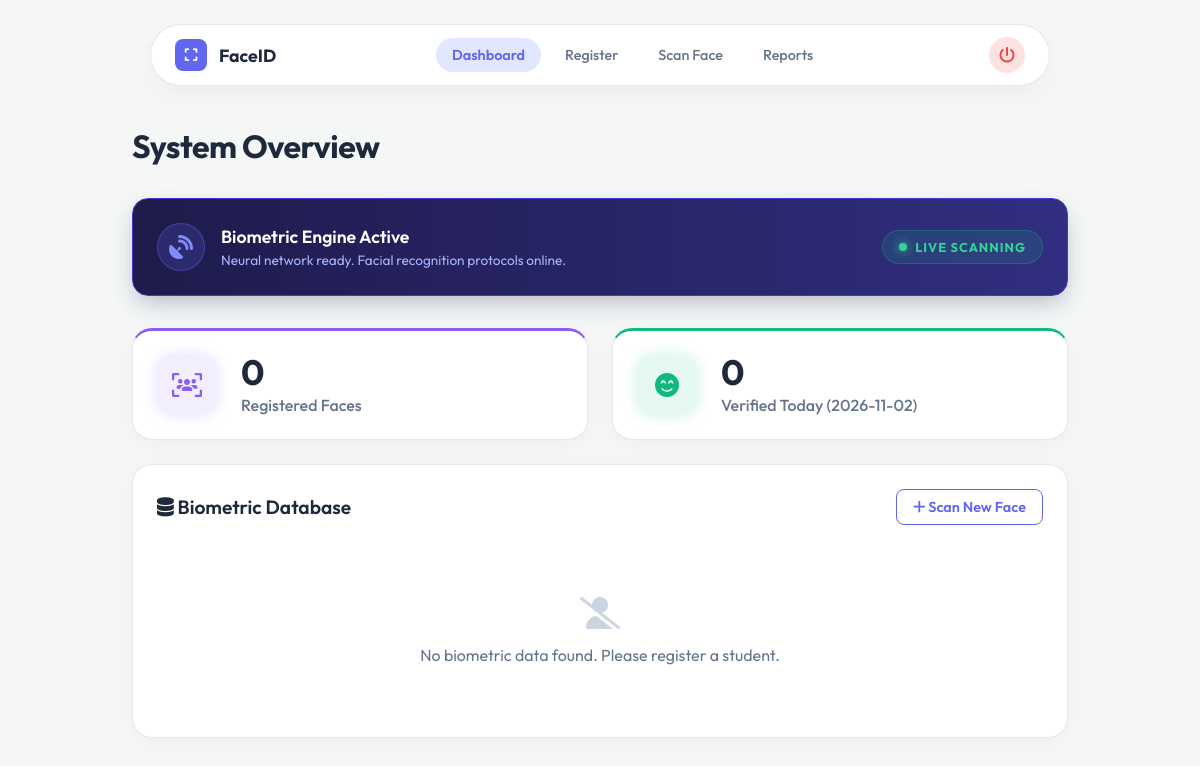
Before: /dashboard (signed in) with the older database file.
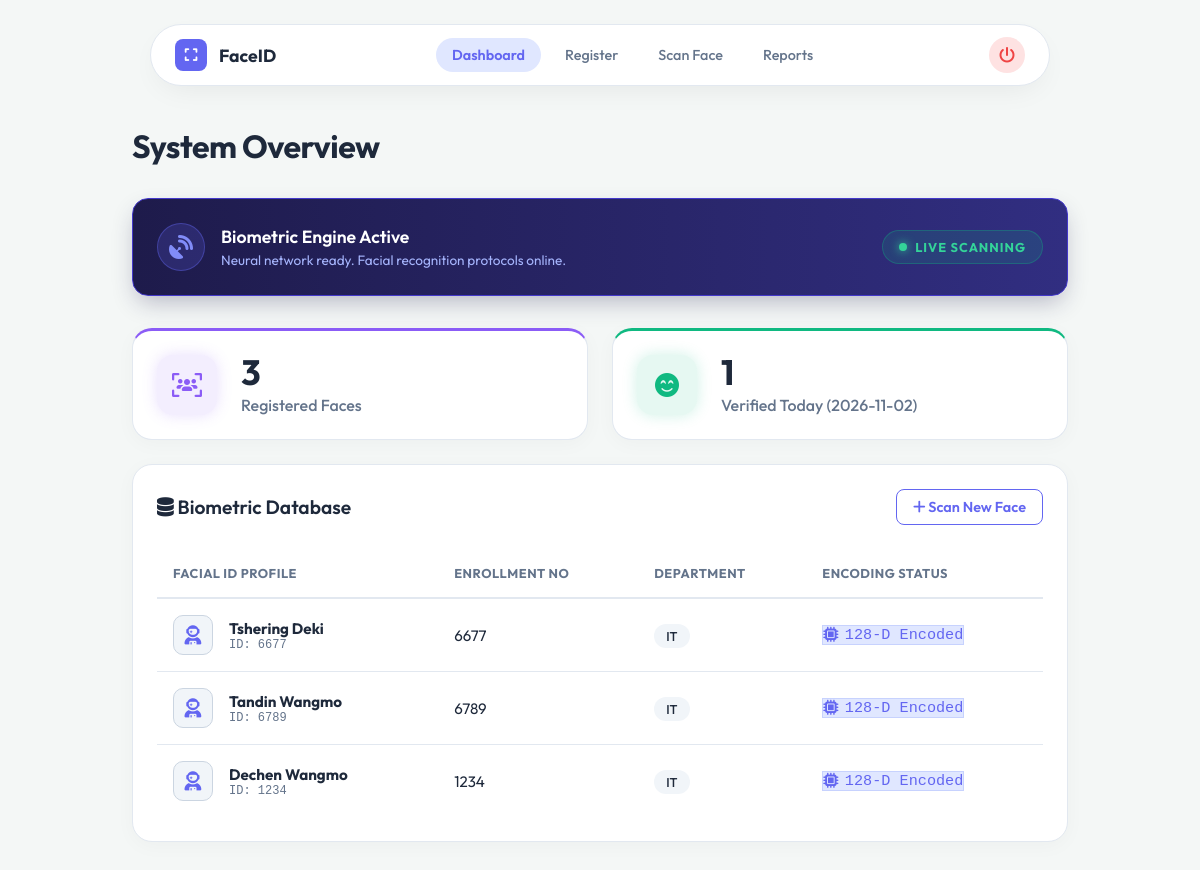
After: the same page with the newer database file.
### tables this page shows
CREATE TABLE students (
        student_id INTEGER PRIMARY KEY AUTOINCREMENT,
        enrollment_no TEXT UNIQUE NOT NULL,
        name TEXT NOT NULL,
        department TEXT NOT NULL,
        face_encoding TEXT,
        image_path TEXT
    );

### app.py (the view)
@app.route('/dashboard')
def dashboard():
    if 'admin' not in session:
        return redirect(url_for('login'))
    db = get_db()
    students = db.execute("SELECT * FROM students ORDER BY student_id DESC").fetchall()
    today = datetime.date.today().isoformat()
    today_count = db.execute("SELECT COUNT(DISTINCT enrollment_no) FROM attendance WHERE attendance_date=?", (today,)).fetchone()[0]
    present_records = db.execute("SELECT enrollment_no FROM attendance WHERE attendance_date=?", (today,)).fetchall()
    present_today = [row['enrollment_no'] for row in present_records]
    db.close()
    return render_template('dashboard.html', students=students, today=today, today_count=today_count, present_today=present_today)

### models/db.py (called while the page is built)
def get_db():
    conn = sqlite3.connect(DB_PATH)
    conn.row_factory = sqlite3.Row
    return conn

### templates/dashboard.html (shortened to what this page needs)
{% extends "base.html" %}
{% block page_title %}System Overview{% endblock %}
{% block content %}
<div class="tech-banner">
    <div class="tech-banner-content">
        <div class="radar-icon">
            <i class="fa-solid fa-satellite-dish fa-spin"></i>
        </div>
        <div>
            <h4>Biometric Engine Active</h4>
            <p>Neural network ready. Facial recognition protocols online.</p>
        </div>
    </div>
    <div class="tech-banner-status">
        <span class="pulse-dot"></span> LIVE SCANNING
    </div>
</div>
<div class="dashboard-grid">
    <div class="glass-card stat-item glow-purple">
        <div class="icon-box purple-glow">
            <i class="fa-solid fa-users-viewfinder"></i>
        </div>
        <div class="stat-details">
            <h2>{{ students|length }}</h2>
            <p>Registered Faces</p>
        </div>
    </div>
    <div class="glass-card stat-item glow-green">
        <div class="icon-box green-glow">
            <i class="fa-solid fa-face-smile-beam"></i>
        </div>
        <div class="stat-details">
            <h2>{{ today_count }}</h2>
            <p>Verified Today ({{ today }})</p>
        </div>
    </div>
</div>
<div class="glass-card mt-4">
    <div class="card-top">
        <h3><i class="fa-solid fa-database"></i> Biometric Database</h3>
        <a href="{{ url_for('register_page') }}" class="btn-outline"><i class="fa-solid fa-plus"></i> Scan New Face</a>
    </div>
    {% if students %}
    <div class="table-responsive">
        <table class="clean-table">
            <thead>
                <tr>
                    <th>Facial ID Profile</th>
                    <th>Enrollment No</th>
                    <th>Department</th>
                    <th>Encoding Status</th>
                </tr>
            </thead>
            <tbody>
                {% for s in students %}
                <tr>
                    <td>
                        <div class="user-cell">
                            <div class="cyber-avatar">
                                <i class="fa-solid fa-user-astronaut"></i>
                            </div>
                            <div>
                                <strong class="student-name">{{ s.name }}</strong>
                                <span class="scan-id">ID: {{ s.enrollment_no }}</span>
                            </div>
                        </div>
                    </td>
                    <td>{{ s.enrollment_no }}</td>
                    <td><span class="dept-tag">{{ s.department }}</span></td>
                    <td><span class="status-pill bio-active"><i class="fa-solid fa-microchip"></i> 128-D Encoded</span></td>
                </tr>
                {% endfor %}
            </tbody>
        </table>
    </div>
    {% else %}
    <div class="empty-state">
        <i class="fa-solid fa-user-slash"></i>
        <p>No biometric data found. Please register a student.</p>
    </div>
    {% endif %}
</div>
{% endblock %}

### templates/base.html (shortened to what this page needs)
<!DOCTYPE html>
<html lang="en">
<head>
    <link rel="stylesheet" href="https://cdnjs.cloudflare.com/ajax/libs/font-awesome/6.4.0/css/all.min.css">
    <link rel="stylesheet" href="{{ url_for('static', filename='css/style.css') }}">
</head>
<body>
    {% if session.get('admin') %}
    <div class="nav-wrapper">
        <nav class="floating-nav">
            <div class="nav-brand">
                <div class="logo-icon"><i class="fa-solid fa-expand"></i></div>
                <span>FaceID</span>
            </div>
            <div class="nav-links">
                <a href="{{ url_for('dashboard') }}" class="{% if request.endpoint == 'dashboard' %}active{% endif %}">Dashboard</a>
                <a href="{{ url_for('register_page') }}" class="{% if request.endpoint == 'register_page' %}active{% endif %}">Register</a>
                <a href="{{ url_for('attendance_page') }}" class="{% if request.endpoint == 'attendance_page' %}active{% endif %}">Scan Face</a>
                <a href="{{ url_for('reports') }}" class="{% if request.endpoint == 'reports' %}active{% endif %}">Reports</a>
            </div>
            <div class="nav-user">
                <a href="{{ url_for('logout') }}" class="logout-btn"><i class="fa-solid fa-power-off"></i></a>
            </div>
        </nav>
    </div>
    <main class="main-container">
        <div class="page-header">
            <h1>{% block page_title %}Dashboard{% endblock %}</h1>
        </div>
        <div class="content-area">
            {% block content %}{% endblock %}
        </div>
    </main>
    {% else %}
        {% block content_public %}{% endblock %}
    {% endif %}
</body>
</html>

Changed rows visible on the page:
added students: name "Tshering Deki", enrollment_no "6677", department "IT"
added students: name "Tandin Wangmo", enrollment_no "6789", department "IT"
added students: name "Dechen Wangmo", enrollment_no "1234", department "IT"
Other visible differences:
{{ students|length }}: "0" → "3"
{{ today_count }}: "0" → "1"
text no longer shown: "No biometric data found. Please register a student."
text now shown: "FACIAL ID PROFILE ENROLLMENT NO DEPARTMENT ENCODING STATUS"
